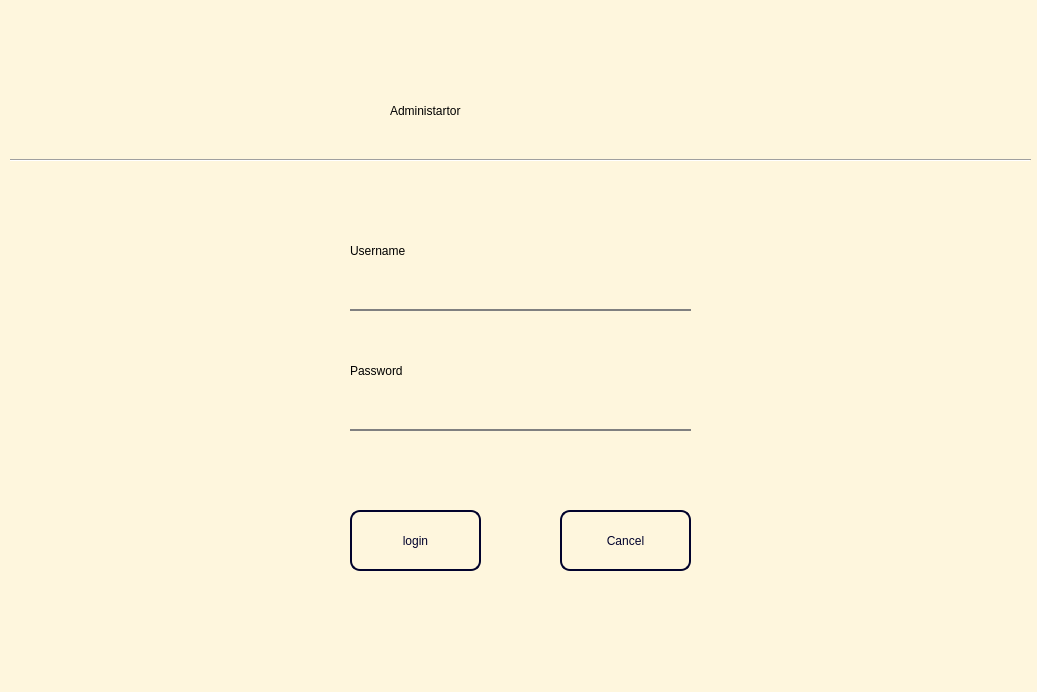
<?xml version="1.0" encoding="UTF-8"?>
<ui version="4.0">
 <class>Dialog</class>
 <widget class="QDialog" name="Dialog">
  <property name="geometry">
   <rect>
    <x>0</x>
    <y>0</y>
    <width>1037</width>
    <height>692</height>
   </rect>
  </property>
  <property name="windowTitle">
   <string>Dialog</string>
  </property>
  <property name="styleSheet">
   <string notr="true">QDialog#Dialog{
background-color:rgb(254, 246, 221);
}</string>
  </property>
  <widget class="QPushButton" name="btnLogin">
   <property name="geometry">
    <rect>
     <x>350</x>
     <y>510</y>
     <width>131</width>
     <height>61</height>
    </rect>
   </property>
   <property name="autoFillBackground">
    <bool>false</bool>
   </property>
   <property name="styleSheet">
    <string notr="true">/*background:rgb(1, 2, 44);*/
#btnLogin{
font: 75 26pt &quot;MS Shell Dlg 2&quot;;
color:rgb(1, 2, 44);
border:2px solid rgb(1,2,44);
border-radius:10px;
}
#btnLogin:hover{
background:rgb(1,2,44);
border:0px;
color:#fff;
}</string>
   </property>
   <property name="text">
    <string>login</string>
   </property>
   <property name="autoDefault">
    <bool>true</bool>
   </property>
   <property name="default">
    <bool>false</bool>
   </property>
   <property name="flat">
    <bool>false</bool>
   </property>
  </widget>
  <widget class="QPushButton" name="btnCancel">
   <property name="geometry">
    <rect>
     <x>560</x>
     <y>510</y>
     <width>131</width>
     <height>61</height>
    </rect>
   </property>
   <property name="styleSheet">
    <string notr="true">/*background:rgb(1, 2, 44);*/
#btnCancel{
font: 75 26pt &quot;MS Shell Dlg 2&quot;;
color:rgb(1, 2, 44);
border:2px solid rgb(1,2,44);
border-radius:10px;
}
#btnCancel:hover{
background:rgb(1,2,44);
border:0px;
color:#fff;
}</string>
   </property>
   <property name="text">
    <string>Cancel</string>
   </property>
   <property name="autoDefault">
    <bool>true</bool>
   </property>
   <property name="flat">
    <bool>false</bool>
   </property>
  </widget>
  <widget class="QLabel" name="label">
   <property name="geometry">
    <rect>
     <x>350</x>
     <y>210</y>
     <width>341</width>
     <height>81</height>
    </rect>
   </property>
   <property name="styleSheet">
    <string notr="true">font: 22pt &quot;MS Shell Dlg 2&quot;;</string>
   </property>
   <property name="text">
    <string>Username</string>
   </property>
  </widget>
  <widget class="QLabel" name="label_2">
   <property name="geometry">
    <rect>
     <x>350</x>
     <y>330</y>
     <width>151</width>
     <height>81</height>
    </rect>
   </property>
   <property name="styleSheet">
    <string notr="true">font: 20pt &quot;MS Shell Dlg 2&quot;;</string>
   </property>
   <property name="text">
    <string>Password</string>
   </property>
  </widget>
  <widget class="QLineEdit" name="username">
   <property name="geometry">
    <rect>
     <x>350</x>
     <y>270</y>
     <width>341</width>
     <height>41</height>
    </rect>
   </property>
   <property name="styleSheet">
    <string notr="true">#username{
font: 20pt &quot;MS Shell Dlg 2&quot;;
border:0px;
border-bottom:2px solid grey;
background:transparent;
}

#username:focus{
border:0px;
background:transparent;
border-bottom:2px solid rgb(1,2,44);
}</string>
   </property>
  </widget>
  <widget class="QLineEdit" name="password">
   <property name="geometry">
    <rect>
     <x>350</x>
     <y>390</y>
     <width>341</width>
     <height>41</height>
    </rect>
   </property>
   <property name="styleSheet">
    <string notr="true">#password{
font: 20pt &quot;MS Shell Dlg 2&quot;;
border:0px;
border-bottom:2px solid grey;
background:transparent;

}

#password:focus{
border:0px;
background:transparent;
border-bottom:2px solid rgb(1,2,44);
}</string>
   </property>
   <property name="text">
    <string/>
   </property>
   <property name="echoMode">
    <enum>QLineEdit::Password</enum>
   </property>
  </widget>
  <widget class="QLabel" name="label_3">
   <property name="geometry">
    <rect>
     <x>390</x>
     <y>80</y>
     <width>231</width>
     <height>61</height>
    </rect>
   </property>
   <property name="styleSheet">
    <string notr="true">font: 26pt &quot;MS Shell Dlg 2&quot;;</string>
   </property>
   <property name="text">
    <string>Administartor</string>
   </property>
  </widget>
  <widget class="Line" name="line">
   <property name="geometry">
    <rect>
     <x>10</x>
     <y>150</y>
     <width>1021</width>
     <height>20</height>
    </rect>
   </property>
   <property name="orientation">
    <enum>Qt::Horizontal</enum>
   </property>
  </widget>
 </widget>
 <resources/>
 <connections/>
</ui>
